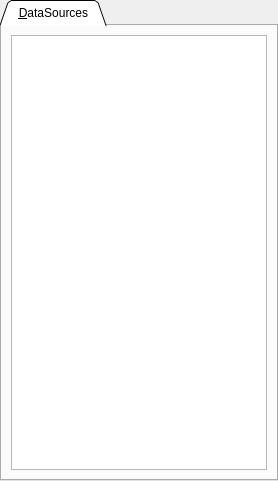
<?xml version="1.0" encoding="UTF-8"?>
<ui version="4.0">
 <class>DataSourceList</class>
 <widget class="QWidget" name="DataSourceList">
  <property name="geometry">
   <rect>
    <x>0</x>
    <y>0</y>
    <width>278</width>
    <height>481</height>
   </rect>
  </property>
  <property name="windowTitle">
   <string>DataSourceList</string>
  </property>
  <layout class="QGridLayout" name="gridLayout_2">
   <property name="margin">
    <number>0</number>
   </property>
   <item row="0" column="0">
    <widget class="QTabWidget" name="tabWidget">
     <property name="tabPosition">
      <enum>QTabWidget::North</enum>
     </property>
     <property name="tabShape">
      <enum>QTabWidget::Triangular</enum>
     </property>
     <property name="currentIndex">
      <number>0</number>
     </property>
     <widget class="QWidget" name="tab">
      <attribute name="title">
       <string>  &amp;DataSources  </string>
      </attribute>
      <layout class="QGridLayout" name="gridLayout">
       <item row="0" column="0">
        <widget class="QListWidget" name="sourceListWidget"/>
       </item>
      </layout>
     </widget>
    </widget>
   </item>
  </layout>
 </widget>
 <tabstops>
  <tabstop>sourceListWidget</tabstop>
 </tabstops>
 <resources/>
 <connections/>
</ui>
